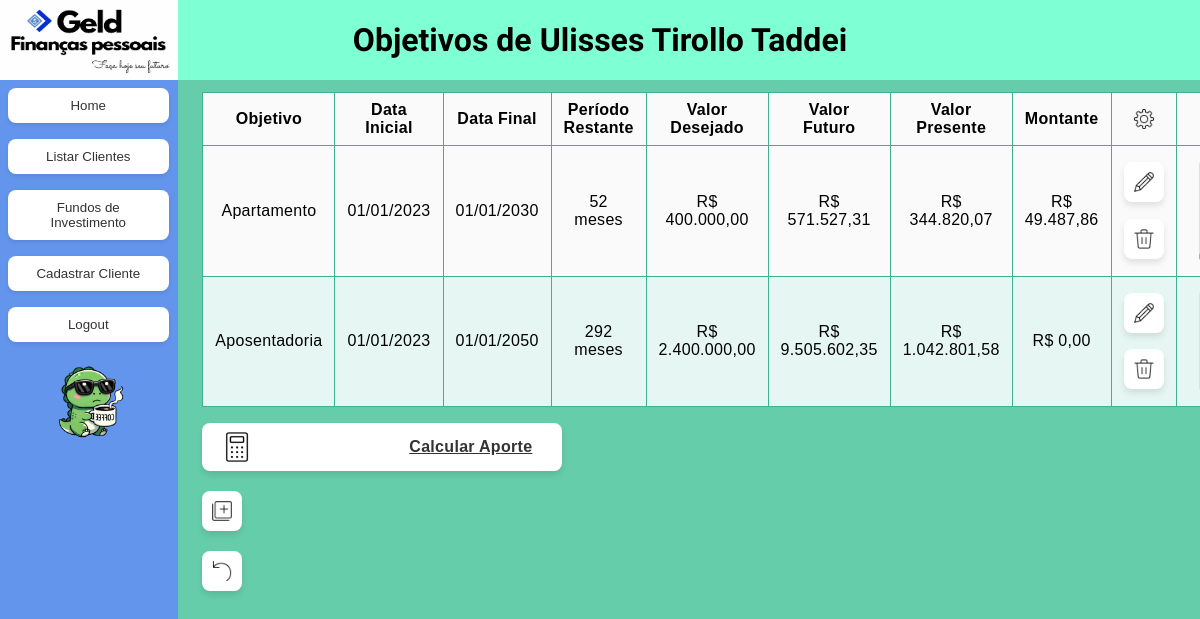
The page /cliente/1/listar_objetivos (signed in) on the database as committed earlier.
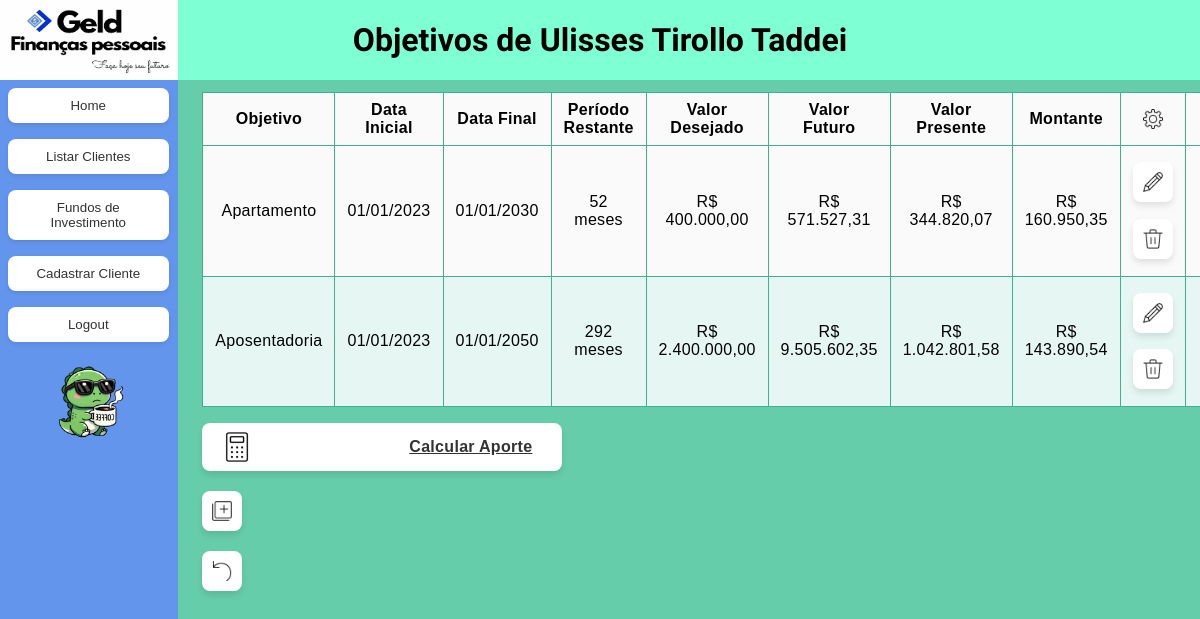
The same page on the database as committed later.
### app/models/geld_models.py (models this page shows)
class Cliente(Base):
    __tablename__ = 'clientes'
    id = Column(Integer, primary_key = True)
    nome = Column(String, nullable = False)
    nascimento = Column(DateTime, nullable = False)
    cep = Column(Integer)
    endereco = Column(String)
    escolaridade = Column(String)
    cpf = Column(String(11), nullable = False, unique = True)
    email = Column(String, nullable = False, unique = True)
    telefone = Column(String, nullable = False)
    banco = Column(Enum(BancoEnum), nullable = False)
    status = Column(Enum(StatusEnum), nullable = False)
    objetivos = relationship("Objetivo", back_populates = "cliente", cascade = "all, delete-orphan")
    posicoes_fundo = relationship("PosicaoFundo", back_populates="cliente", cascade="all, delete-orphan")
    transacoes = relationship("Transacao", back_populates="cliente", cascade="all, delete-orphan")

class Objetivo(Base):
    __tablename__ = 'objetivos'
    id = Column(Integer, primary_key = True)
    cliente_id = Column(Integer, ForeignKey('clientes.id'), nullable = False)
    nome_objetivo = Column(String, nullable =False)
    valor_final = Column(Numeric(15,2), nullable = False)
    valor_real = Column(Numeric(15,2), nullable = False)
    valor_inicial = Column(Numeric(15,2), nullable = False)
    data_inicial = Column(DateTime, nullable = False)
    data_final = Column(DateTime, nullable = False)
    @property
    def duracao_meses(self):
        data_atual = datetime.now()
        return (self.data_final.year - data_atual.year) * 12 + (self.data_final.month - data_atual.month)
    cliente = relationship("Cliente", back_populates = "objetivos")

class IndicadoresEconomicos(Base):
    __tablename__ = 'indicadores_economicos'
    id = Column(Integer, primary_key=True)
    ipca = Column(Float)
    ipca_mes = Column(Float, default=0)
    data_atualizacao = Column(DateTime, default=datetime.now)

### app/routes/objetivo.py (the view, shortened to what this page needs)
@objetivo_bp.route('/cliente/<int:cliente_id>/listar_objetivos')
@login_required
def listar_objetivos(cliente_id):
    try:
        db = create_session()
        global_service = GlobalServices(db)
        cliente = global_service.get_by_id(Cliente, cliente_id)
        if not cliente:
            flash('Cliente não encontrado')
            return redirect(url_for('cliente.listar_clientes'))
        objetivos = db.query(Objetivo).filter(Objetivo.cliente_id == cliente_id).all()
        ipca_mes = db.query(IndicadoresEconomicos.ipca_mes).order_by(IndicadoresEconomicos.data_atualizacao.desc()).scalar() or 0
        calcular_aporte = request.args.get('calcular', 'false') == 'true'
        calculo_aportes = None
        return render_template('objetivo/listar_objetivos.html',
                              objetivos=objetivos,
                              cliente=cliente,
                              ipca_mes=ipca_mes,
                              calculo_aportes=calculo_aportes,
                              mostrar_calculo=calcular_aporte)
    except Exception as e:
        import traceback
        traceback.print_exc()
        flash(f'Erro ao listar objetivos: {str(e)}')
        return redirect(url_for('cliente.area_cliente', cliente_id=cliente_id))
    finally:
        if 'db' in locals() and db:
            db.close()

### app/models/geld_models.py (called while the page is built)
def create_session():
    engine = create_engine(DATABASE_URL)
    Session = sessionmaker(bind = engine)
    return Session()

### app/services/global_services.py (called while the page is built)
def login_required(f):
    @wraps(f)
    def decorated_function(*args, **kwargs):
        if 'logged_in' not in session:
            return redirect(url_for('auth.login'))
        return f(*args, **kwargs)
    return decorated_function

    def get_by_id(self, model_class: Type[class_set], instance_id: int)-> Optional[class_set]:
        try:
            return self.db.query(model_class).filter(model_class.id == instance_id).first()
        except Exception as e:
            raise e

### app/templates/objetivo/listar_objetivos.html (shortened to what this page needs)
{% extends "base.html" %}
{% block header %}Objetivos de {{cliente.nome}} {% endblock %}
{% block content %}
<div class="center">
    <table class="table">
        <thead>
            <tr>
                <th>Objetivo</th>
                <th>Data Inicial</th>
                <th>Data Final</th>
                <th>Período Restante</th>
                <th>Valor Desejado</th>
                <th class="tooltip" data-tooltip="Valor Desejado aplicado inflação no final do período">Valor Futuro</th>
                <th class="tooltip" data-tooltip="Valor necessário atualmente para atingir o objetivo com IPCA+3,5%">Valor Presente</th>
                <th>Montante</th>
                <th><img src="{{ url_for('static', filename='icons/cog.png') }}" class="img"></th>
                <th><img src="{{ url_for('static', filename='icons/trophy.png') }}" class="img"></th>
            </tr>
        </thead>
        <tbody>
            {% for objetivo in objetivos %}
            <tr>
                <td>{{ objetivo.nome_objetivo }}</td>
                <td>{{ objetivo.data_inicial.strftime('%d/%m/%Y')  }}</td>
                <td>{{ objetivo.data_final.strftime('%d/%m/%Y') }}</td>
                <td>{{ objetivo.duracao_meses}} meses</td>
                <td>R$ {{ '{:,.2f}'.format(objetivo.valor_final).replace(',', ' ').replace('.', ',').replace(' ', '.') }} </td>
                <td>R$ {{ '{:,.2f}'.format(objetivo.valor_final|float * ((1+ipca_mes/100)**((objetivo.data_final.year - objetivo.data_inicial.year) * 12 + (objetivo.data_final.month - objetivo.data_inicial.month)))).replace(',', ' ').replace('.', ',').replace(' ', '.') }}</td>
                <td>
                    {% set valor_futuro_corrigido = objetivo.valor_final|float * ((1+ipca_mes/100)**objetivo.duracao_meses) %}
                    {% set taxa_anual_adicional = 3.5 %}
                    {% set taxa_mensal = ipca_mes/100 + ((1 + taxa_anual_adicional/100) ** (1/12)) - 1 %}
                    {% if taxa_mensal == 0 %}
                        {% set valor_presente_necessario = valor_futuro_corrigido %}
                    {% else %}
                        {% set valor_presente_necessario = valor_futuro_corrigido / ((1 + taxa_mensal) ** objetivo.duracao_meses) %}
                    {% endif %}
                    R$ {{ '{:,.2f}'.format(valor_presente_necessario).replace(',', ' ').replace('.', ',').replace(' ', '.') }}
                </td>
                <td>R$ {{ '{:,.2f}'.format(objetivo.valor_real).replace(',', ' ').replace('.', ',').replace(' ', '.') }}</td>
                <td>
                    <form action="{{ url_for('objetivo.edit_objetivo', objetivo_id=objetivo.id) }}" method="GET">
                        <button class="smlBtn"><img src="{{ url_for('static', filename='icons/edit.png') }}" class="sml-btn-icon"></button>
                    </form>
                    <form action="{{ url_for('objetivo.delete_objetivo', objetivo_id=objetivo.id) }}" method="POST" class="inline">
                        <button type="submit" onclick="return confirm('Tem certeza que deseja deletar este objetivo?')" class="smlBtnDel">
                        <img src="{{ url_for('static', filename='icons/trash.png') }}" class="sml-btn-icon"></button>
                    </form>
                </td>
                <td>
                    <div class="progress-bar-container">
                    </div>
                </td>
            </tr>
            {% endfor %}
        </tbody>
    </table>
    <div class="class_func">
        {% if mostrar_calculo is defined and mostrar_calculo %}
        <p><small>Taxa IPCA + 3,5% ao ano</small></p>
        {% else %}
        <a href="{{ url_for('objetivo.listar_objetivos', cliente_id=cliente.id, calcular='true') }}" class="bigBtn">
            Calcular Aporte<img src="{{ url_for('static', filename='icons/calculadora.png') }}" class="btn-icon">
        </a>
        {% endif %}
    </div>
    <div style="margin-top: 20px;">
        <button title="Adicionar" class="smlBtn" onclick="window.location.href='{{ url_for('objetivo.add_objetivo', cliente_id=cliente.id) }}'">
            <img src="{{ url_for('static', filename='icons/add.png') }}" class="sml-btn-icon">
        </button>
        <button title="Voltar" class="smlBtn" onclick="window.location.href='{{ url_for('cliente.area_cliente', cliente_id=cliente.id) }}'">
            <img src="{{ url_for('static', filename='icons/back.png') }}" class="sml-btn-icon">
        </button>
    </div>
</div>
{% endblock %}

### app/templates/base.html (shortened to what this page needs)
<!DOCTYPE html>
<html lang="en">
<head>
    <link href="{{ url_for('static', filename='styles.css') }}" rel="stylesheet">
</head>
<body>
    <header class="header">
        <img class="logo" src="/static/geld.png" alt="image error">
        <h1>{% block header %}{% endblock %}</h1>
    </header>
    <div class="sidebar">
        <a href="{{ url_for('dashboard.cliente_dashboard')}}"><button class="sideBtn">Home</button></a>
        <a href="{{ url_for('cliente.listar_clientes') }}"><button class="sideBtn">Listar Clientes</button></a>
        <a href="{{ url_for('fundos.listar_fundos') }}"><button class="sideBtn">Fundos de Investimento</button></a>
        <a href="{{ url_for('cliente.register_client') }}"><button class="sideBtn">Cadastrar Cliente</button></a>
        <a href="{{ url_for('auth.logout') }}"><button class="sideBtn">Logout</button></a>
        <a href="https://taddei.pythonanywhere.com/" target="_blank" rel="noopener noreferrer" title="Ir para o website"><img class="geldswald" src="{{ url_for('static', filename='geldswald.png') }}" alt="Geldswald logo"></a>
    </div>
    <div class="center">
        {% block content %}{% endblock %}
    </div>
</body>
</html>

### app/static/styles.css (style rules this page uses)
.header { font-family: 'League Spartan', sans-serif; background-color: aquamarine; position: fixed; z-index: 100; width: 100%; top: 0; left: 0; display:flex; height: 10vh; align-items: center; justify-content: center; text-align: center; }
.sidebar { background-color:cornflowerblue; position: fixed; top: 10%; width: calc(10vh * (903 / 405)); height: 90vh; left: 0; overflow-y: auto; padding-bottom: 20px; box-sizing: border-box; }
.center { background-color: mediumaquamarine; position: fixed; padding-left: 2%; padding-top: 1%; top: 10%; left: calc(10vh * (903 / 405)); width: calc(100% - (10vh * (903 / 405))); height: 90%; overflow-y: scroll; font-family: 'Poppins', sans-serif; letter-spacing: 0.3px; box-sizing: border-box; }
.table { background-color: mediumaquamarine; border-collapse: collapse; text-align: left; width: 90%; }
.table tr:nth-child(odd) { background-color: #fafafa; }
.table tr:nth-child(even) { background-color: #e6f7f3; }
.table td, .table th { padding: 8px 12px; border: 1px solid #40b090; text-align: center; }
form { display: table; border-collapse: separate; border-spacing: 0 .5rem; }
.sideBtn { background-color: #ffffff; border: none; border-radius: 8px; padding: 10px 20px; margin: 8px; width: 90%; color: #333; font-weight: 500; transition: all 0.3s ease; box-shadow: 0 2px 4px rgba(0,0,0,0.1); }
.smlBtn { background-color: #ffffff; border: none; border-radius: 8px; padding: 5px 10px; width: 40px; color: #333; font-weight: 600; font-size: 16px; transition: all 0.3s ease; box-shadow: 0 4px 6px rgba(0,0,0,0.1); text-align: right; position: relative; margin-bottom: 2%; display:flow-root; height: 40px; }
.smlBtnDel { background-color: #ffffff; border: none; border-radius: 8px; padding: 5px 10px; width: 40px; color: #333; font-weight: 600; font-size: 16px; transition: all 0.3s ease; box-shadow: 0 4px 6px rgba(0,0,0,0.1); text-align: right; position: relative; margin-bottom: 2%; display:flow-root; height: 40px; }
.bigBtn { background-color: #ffffff; border: none; border-radius: 8px; padding: 15px 30px; width: 300px; color: #333; font-weight: 600; font-size: 16px; transition: all 0.3s ease; box-shadow: 0 4px 6px rgba(0,0,0,0.1); text-align: right; position: relative; margin-bottom: 2%; display:flow-root; }
.btn-icon { position: absolute; left: 20px; top: 50%; transform: translateY(-50%); width: 30px; height: 30px; object-fit: contain; }
.sml-btn-icon { position:absolute; transform: translateY(-50%); width: 30px; height: 30px; object-fit: contain; }
img { max-width: 50%; height: auto; display: block; margin-left: auto; margin-right: auto; }
.logo { height: 100%; display: flex; left: 0; width: calc(10vh * (903 / 405)); position: absolute; }
.geldswald { max-height: 20%; padding: 5%; transition: transform 0.3s ease, box-shadow 0.3s ease; position: relative; }
td .progress-bar-container { display: flex; justify-content: center; height: 100%; }
.tooltip { position: relative; cursor: help; }
.tooltip::after { content: attr(data-tooltip); position: absolute; top: 0; left: 0; width: 100%; height: 100%; background-color: rgba(0, 0, 0, 0.9); color: white; display: flex; align-items: center; justify-content: center; font-size: 11px; font-weight: normal; text-align: center; opacity: 0; transition: opacity 0.3s; pointer-events: none; z-index: 1000; border-radius: 4px; }

Rows that differ between the two databases and show on the page:
changed Objetivo "Apartamento": valor_real "49.487,86" → "160.950,35"
changed Objetivo "Aposentadoria": valor_real "0,00" → "143.890,54"
